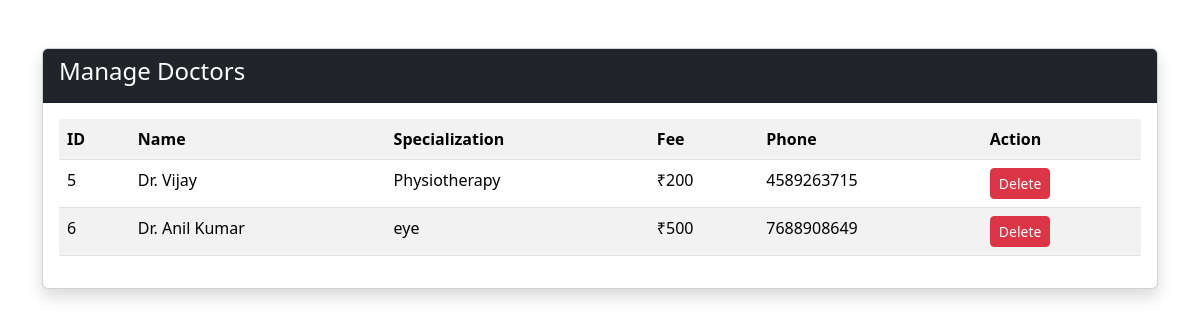
The page /manage_doctors.php on the database its author committed.
### tables this page shows
CREATE TABLE IF NOT EXISTS `doctors` (
  `id` int NOT NULL AUTO_INCREMENT,
  `name` varchar(100) NOT NULL,
  `specialization` varchar(100) NOT NULL,
  `fee` int NOT NULL,
  `phone` varchar(20) DEFAULT NULL,
  PRIMARY KEY (`id`)
);

### manage_doctors.php (the view, shortened to what this page needs)
<?php
include("db.php");
$doctors=mysqli_query($conn,"SELECT * FROM doctors");
?>
<!DOCTYPE html>
<html>
<head>
<link href="https://cdn.jsdelivr.net/npm/bootstrap@5.3.2/dist/css/bootstrap.min.css" rel="stylesheet">
</head>
<body>
<div class="container mt-5">
<div class="card shadow">
<div class="card-header bg-dark text-white">
<h4>Manage Doctors</h4>
</div>
<div class="card-body">
<table class="table table-striped">
<tr>
<th>ID</th>
<th>Name</th>
<th>Specialization</th>
<th>Fee</th>
<th>Phone</th>
<th>Action</th>
</tr>
<?php while($row=mysqli_fetch_assoc($doctors)){ ?>
<tr>
<td><?php echo $row['id']; ?></td>
<td><?php echo $row['name']; ?></td>
<td><?php echo $row['specialization']; ?></td>
<td>₹<?php echo $row['fee']; ?></td>
<td><?php echo $row['phone']; ?></td>
<td>
<a href="delete_doctor.php?id=<?php echo $row['id']; ?>"
    class="btn btn-danger btn-sm"
    onclick="return confirm('Are you sure you want to delete this doctor?')">
    Delete
</a>
</td>
</tr>
<?php } ?>
</table>
</div>
</body>
</html>

### rows shown on the page
doctors: id "5", name "Dr. Vijay", specialization "Physiotherapy", fee "200", phone "4589263715"
doctors: id "6", name "Dr. Anil Kumar", specialization "eye", fee "500", phone "7688908649"
